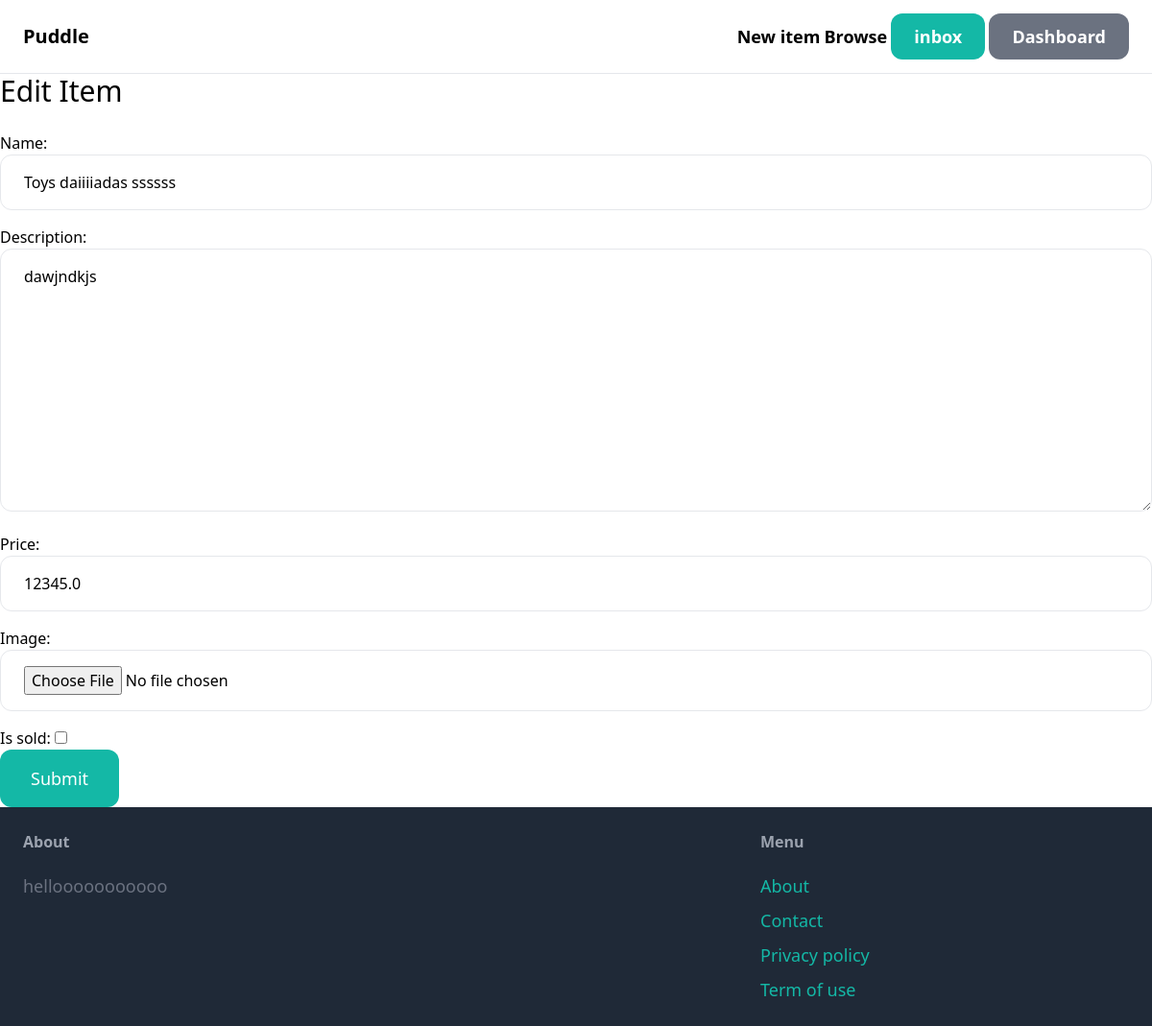
The page /items/item/edit/5 (signed in) on the database its author committed.
### item/models.py (models this page shows, shortened)
class Item(models.Model):
    category = models.ForeignKey(Category, related_name ='items', on_delete=models.CASCADE)
    name = models.CharField(max_length=255)
    description = models.TextField(blank=True, null=True)
    price = models.FloatField()
    image = models.ImageField(upload_to='item_images', blank=True, null=True)
    is_sold = models.BooleanField(default=False)
    created_by = models.ForeignKey(User, related_name='items', on_delete=models.CASCADE)
    created_at = models.DateTimeField(auto_now_add=True)

### item/views.py (the view)
# urls.py: path('item/edit/<str:pk>', views.edit, name='edit-item'),
@login_required
def edit(request, pk):
    item = get_object_or_404(Item, pk= pk, created_by=request.user)
    if request.method == 'POST':
        form = EditIteamForm(request.POST, request.FILES, instance=item)
        if form.is_valid():
            form.save()
            return redirect('item:detail', pk=item.id)
    else:
        form = EditIteamForm(instance=item)
    context = {'form':form,
               'title':'Edit Item'
               }
    return render(request,'item/form.html',context)

### item/forms.py
class EditIteamForm(forms.ModelForm):
    class Meta:
        model = Item
        fields = ('name','description','price','image','is_sold',)
        widgets = {
            'name': forms.TextInput(attrs={
                'class': INPUT_CLASSES
            }),
            'description': forms.Textarea(attrs={
                'class': INPUT_CLASSES
            }),
            'price': forms.TextInput(attrs={
                'class': INPUT_CLASSES
            }),
            'image': forms.FileInput(attrs={
                'class': INPUT_CLASSES
            })
        }

### item/templates/item/form.html (shortened to what this page needs)
{% extends 'main.html' %}
{% block content %}
<h1 class ="mb-6 text-3xl">{{title}}</h1>
<form method ="POST" action="" enctype="multipart/form-data">
    <div class="space-y-4">
        {{ form.as_p }}
    </div>
    <button class="py-4 px-8 text-lg bg-teal-500 hover:bg-teal-700 rounded-xl text-white">Submit</button>
</form>
{% endblock content %}

### rows shown on the page
Item: name "Toys daiiiiadas ssssss", description "dawjndkjs", price "12345.0"

### other values the page prints
{{ title }} "Edit Item"
